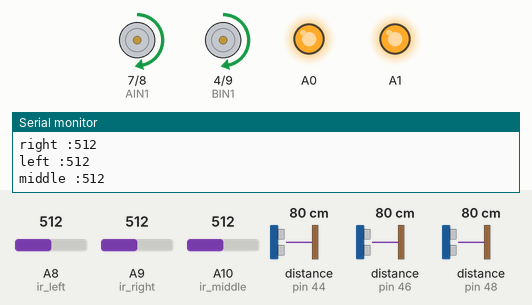
Simulated run of this sketch. Board: Arduino Mega 2560, built with avr-gcc and run on an emulated ATmega2560. On the bench: motor-driver pin pairs drawn as motors (green arrow = first pin HIGH = forward, orange = second pin HIGH = backward, longer = more drive, scaled by the enable pin), output pins drawn as LEDs (lit = HIGH), the last lines printed to the serial monitor. The inputs (shaded band) are chosen by the test bench; at power-on: distance to the obstacle (sensors on pin 44, pin 46, pin 48) 80 cm, A8 (ir_left) = 512, A9 (ir_right) = 512, A10 (ir_middle) = 512. The echo pulse lasts 58.3 µs per cm.

Above: at 1.2 s.
1.3 s: distance to the obstacle (sensor on pin 44) set to 17 cm
2.8 s: distance to the obstacle (sensor on pin 44) set to 13 cm
At 3.4 s:
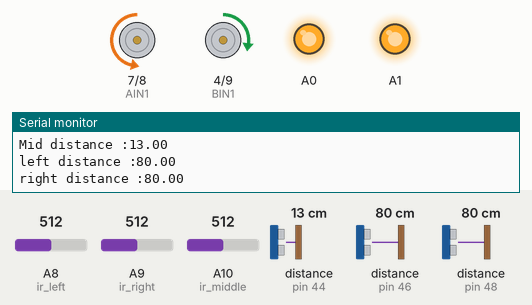
5.8 s: distance to the obstacle (sensor on pin 46) set to 77 cm
At 6.7 s:
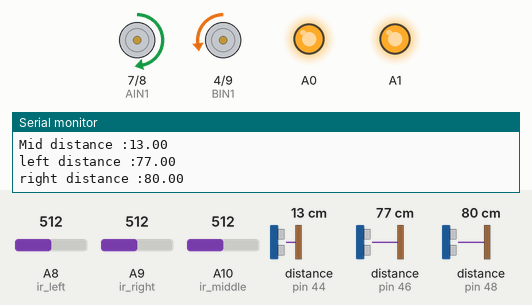
8.8 s: distance to the obstacle (sensor on pin 46) set to 120 cm
At 9.47 s:
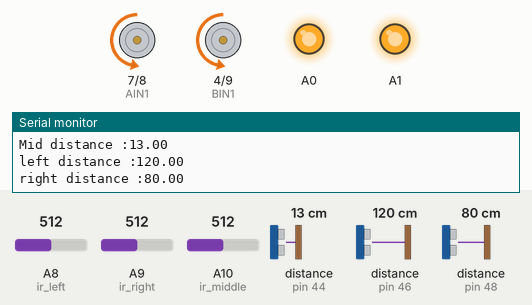
11.8 s: distance to the obstacle (sensor on pin 46) set to 2 cm
At 12.5 s:
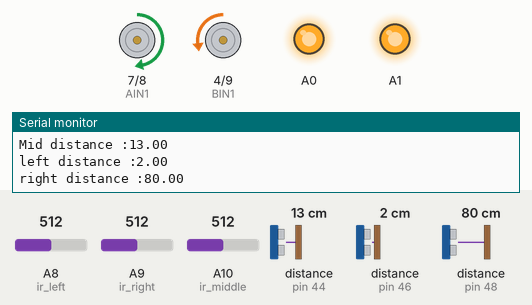
14.8 s: distance to the obstacle (sensor on pin 48) set to 4 cm
17.8 s: distance to the obstacle (sensor on pin 48) set to 2 cm
At 18.3 s:
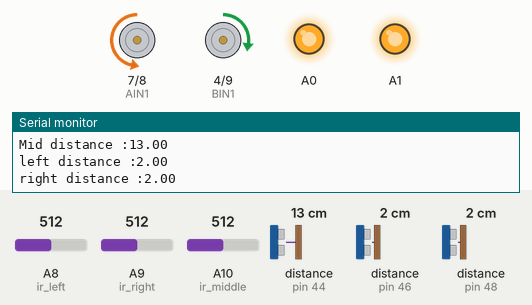
Timing chart, 0 to 21.8 s (numbered marks = the images above; inputs shaded):
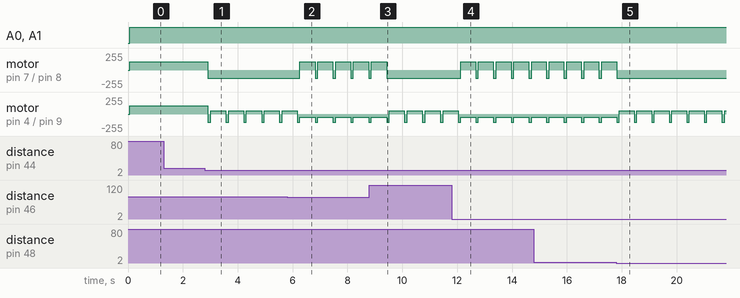

Measured:
- the behaviour switches between 15 and 14 cm on distance to the obstacle (sensor on pin 44) (found by bisection; images 0 and 1)
- the behaviour switches between 80 and 79 cm on distance to the obstacle (sensor on pin 46) (found by bisection; images 1 and 2)
- the behaviour switches between 3 and 2 cm on distance to the obstacle (sensor on pin 48) (found by bisection; images 4 and 5)
- after the input at 2.8 s, motor on pin 7 (AIN1) / pin 8 (AIN2): forward 125/255 → backward 125/255 after 0.12 s; motor on pin 4 (BIN1) / pin 9 (BIN2): alternates backward 125/255 for 0.10 s and forward 50/255 for 0.55 s, starting after 0.12 s
- after the input at 5.8 s, motor on pin 7 (AIN1) / pin 8 (AIN2): alternates forward 125/255 for 0.55 s and backward 125/255 for 0.10 s, starting after 0.47 s
- after the input at 8.8 s, motor on pin 7 (AIN1) / pin 8 (AIN2): goes on until 9.4 s, then stays backward 125/255
- after the input at 11.8 s, motor on pin 7 (AIN1) / pin 8 (AIN2): alternates forward 125/255 for 0.55 s and backward 125/255 for 0.10 s, starting after 0.33 s
- after the input at 17.8 s, motor on pin 7 (AIN1) / pin 8 (AIN2): goes on until 17.8 s, then stays backward 125/255

The sketch:

EENG_project.ino
```cpp
#include <HCSR04.h>
//pin decalartion for motors
#define PWM1 5
#define PWM2 6
#define AIN1 7
#define AIN2 8
#define BIN1 4
#define BIN2 9
#define EN1 A0
#define EN2 A1
//pin declaration for ultrasonic
#define trig_mid 45
#define echo_mid 44
#define trig_left 47
#define echo_left 46
#define trig_right 49
#define echo_right 48
#define threshold_dis 15
UltraSonicDistanceSensor distanceSensorMid(trig_mid, echo_mid);
UltraSonicDistanceSensor distanceSensorLeft(trig_left, echo_left);
UltraSonicDistanceSensor distanceSensorRight(trig_right, echo_right);
//pin declaration for ir sensors
#define ir_right A9
#define ir_left A8
#define ir_middle A10
#define threshold 100

//pin declarations for colour sensor
#define S2 2
#define S3 3
#define OUT 13
int frequency;
String detectedcolor= " ";

const int redThresh = 300;
const int greenThresh = 350;
const int blueThresh = 400;


void setup(){
// pin mode for motors
pinMode(AIN1,OUTPUT);
pinMode(AIN2,OUTPUT);
pinMode(PWM1,OUTPUT);
pinMode(A0,OUTPUT);
pinMode(BIN1,OUTPUT);
pinMode(BIN2,OUTPUT);
pinMode(PWM2,OUTPUT);
pinMode(A1,OUTPUT);

// pin mode for ultrasonic
pinMode(trig_mid, OUTPUT);
pinMode(echo_mid, INPUT);
pinMode(trig_left, OUTPUT);
pinMode(echo_left, INPUT);
pinMode(trig_right, OUTPUT);
pinMode(echo_right, INPUT);

// pin mode for ir sensors
pinMode(ir_right,INPUT);
pinMode(ir_left,INPUT);
pinMode(ir_middle,INPUT);

// pin mode for colour sensor
pinMode(S2, OUTPUT);
pinMode(S3, OUTPUT);
pinMode(OUT, INPUT);


Serial.begin(9600);
}
// functions for the movement
void moveForward()
{
  digitalWrite(A0,HIGH);
  digitalWrite(AIN1,HIGH); //Motor will rotate in one direction
  digitalWrite(AIN2,LOW);
  analogWrite(PWM1,125); //Speed control of Motor A// put your main code here, to run repeatedly:
  digitalWrite(A1,HIGH);
  digitalWrite(BIN1,HIGH); //Motor will rotate in one direction
  digitalWrite(BIN2,LOW);
  analogWrite(PWM2,125);
}

void moveBackward()
{
  digitalWrite(A0,HIGH);
  digitalWrite(AIN1,LOW); //Motor will rotate in one direction
  digitalWrite(AIN2,HIGH);
  analogWrite(PWM1,125); //Speed control of Motor A// put your main code here, to run repeatedly:
  digitalWrite(A1,HIGH);
  digitalWrite(BIN1,LOW); //Motor will rotate in one direction
  digitalWrite(BIN2,HIGH);
  analogWrite(PWM2,125);
}

void moveRight()
{
  digitalWrite(A0,HIGH);
  digitalWrite(AIN1,HIGH); //Motor will rotate in one direction
  digitalWrite(AIN2,LOW);
  analogWrite(PWM1,125); //Speed control of Motor A// put your main code here, to run repeatedly:
  digitalWrite(A1,HIGH);
  digitalWrite(BIN1,LOW); //Motor will rotate in one direction
  digitalWrite(BIN2,HIGH);
  analogWrite(PWM2,50);

}

void moveleft()
{
  digitalWrite(A0,HIGH);
  digitalWrite(AIN1,LOW); //Motor will rotate in one direction
  digitalWrite(AIN2,HIGH);
  analogWrite(PWM1,125); //Speed control of Motor A// put your main code here, to run repeatedly:
  digitalWrite(A1,HIGH);
  digitalWrite(BIN1,HIGH); //Motor will rotate in one direction
  digitalWrite(BIN2,LOW);
  analogWrite(PWM2,50);
}

void stopMoving()
{
  digitalWrite(A0,LOW);
  digitalWrite(AIN1,LOW); //Motor will rotate in one direction
  digitalWrite(AIN2,LOW);
  analogWrite(PWM1,0); //Speed control of Motor A// put your main code here, to run repeatedly:
  digitalWrite(A1,LOW);
  digitalWrite(BIN1,LOW); //Motor will rotate in one direction
  digitalWrite(BIN2,LOW);
  analogWrite(PWM2,0);
}

void rotate180() {
    Serial.println("Rotating 180 degrees...");
    stopMoving();       // Ensure the robot is stationary before rotating
    moveRight();          // Or moveLeft(), depending on your robot's setup
    delay(1000);          // Adjust the delay for a complete 180° turn
    //stopMoving();       // Stop the robot after rotation
}


//function to return the colour detected by the colour sensor
// String detectColor()
// {
//   digitalWrite(S2, LOW);
//   digitalWrite(S3, LOW);
//   frequency = pulseIn(OUT, LOW);
//   if (frequency < redThresh)
//   {
//     return "red";
//   }
//   digitalWrite(S2, LOW);
//   digitalWrite(S3, HIGH);
//   frequency = pulseIn(OUT, LOW);
//   if (frequency < blueThresh)
//   {
//     return "blue";
//   }
//   digitalWrite(S2, HIGH);
//   digitalWrite(S3, HIGH);
//   frequency = pulseIn(OUT, LOW);
//   if (frequency < greenThresh)
//   {
//     return "green";
//   }
//   digitalWrite(S2, HIGH);
//   digitalWrite(S3, LOW);
//   frequency = pulseIn(OUT, LOW);
//   if (frequency > greenThresh)
//   {
//     return "black";
  // }
  // return "unknown";


// }


void loop(){

  // print the  IR sensor values
  int sensor_valueright = analogRead(ir_right);
  Serial.print("right :");
  Serial.println(sensor_valueright);

  int sensor_valueleft = analogRead(ir_left);
  Serial.print("left :");
  Serial.println(sensor_valueleft);

  int sensor_valuemiddle = analogRead(ir_middle);
  Serial.print("middle :");
  Serial.println(sensor_valuemiddle);

  //check the threshold and move the robot accordingaly
  if (sensor_valueright<threshold && sensor_valuemiddle > threshold && sensor_valueleft<threshold )
  {
    moveForward();
  }
  else if (sensor_valueright < threshold && sensor_valuemiddle < threshold && sensor_valueleft >= threshold )
  {
    moveleft();
  }
  else if (sensor_valueright >= threshold && sensor_valuemiddle < threshold && sensor_valueleft < threshold )
  {
    moveRight();
  }
  // else
  // {
  //   stopMoving();
  // }

//print ultrasonic distances
  Serial.print("Mid distance :");
  Serial.println(distanceSensorMid.measureDistanceCm());
  Serial.print("left distance :");
  Serial.println(distanceSensorLeft.measureDistanceCm());
  Serial.print("right distance :");
  Serial.println(distanceSensorRight.measureDistanceCm());
  // put your main code here, to run repeatedly:

  int mid_dist = distanceSensorMid.measureDistanceCm();
  int left_dist = distanceSensorLeft.measureDistanceCm();
  int right_dist = distanceSensorRight.measureDistanceCm();
//check the distance and move the robot accordingaly
// if (mid_dist < threshold_dis && left_dist+right_dist >=40 )
// {

//     // Dead end detected
//     // Serial.println("Dead end detected. Rotating to follow path back.");
//     moveBackward();
//     delay(500);
//     rotate180();

// } else
if (mid_dist < threshold_dis) {
    // Obstacle directly ahead

    moveBackward();
    delay(100);
    if (right_dist > left_dist)
    {
        moveRight();
    }
    else
    {
        moveleft();
    }
    delay(500);
}
else if (right_dist < threshold_dis   && left_dist >= threshold_dis )
{
    // Obstacle on the right

    moveleft();
    delay(500);
} else if (left_dist < threshold_dis && right_dist >= threshold_dis)
{
    // Obstacle on the left
    moveRight();
    delay(500);
}
else
{
    // Path is clear

    moveForward();
}
  // if (mid_dist < threshold_dis )
  // {

  //   moveBackward();
  //   delay(100);
  //   moveRight();
  //   delay(100);

  // }
  // else if (right_dist < threshold_dis)
  // {
  //   moveleft();
  //   delay(100);
  // }
  // else if (left_dist < threshold_dis)
  // {
  //   moveRight();
  //   delay(100);
  // }
  // else
  // {
  //   moveForward();
  // }

  // //detect the colour and move accordingaly
  // detectedcolor = detectColor();

  // if (detectedcolor == "blue")
  // {
  //   moveForward();
  // }
  // else if (detectedcolor == "red")
  // {
  //   moveBackward();
  // }
  // else if (detectedcolor == "black")
  // {
  //   moveForward();
  // }
  // else
  // {
  //   stopMoving();
  // }

// delay(100);


}
```
